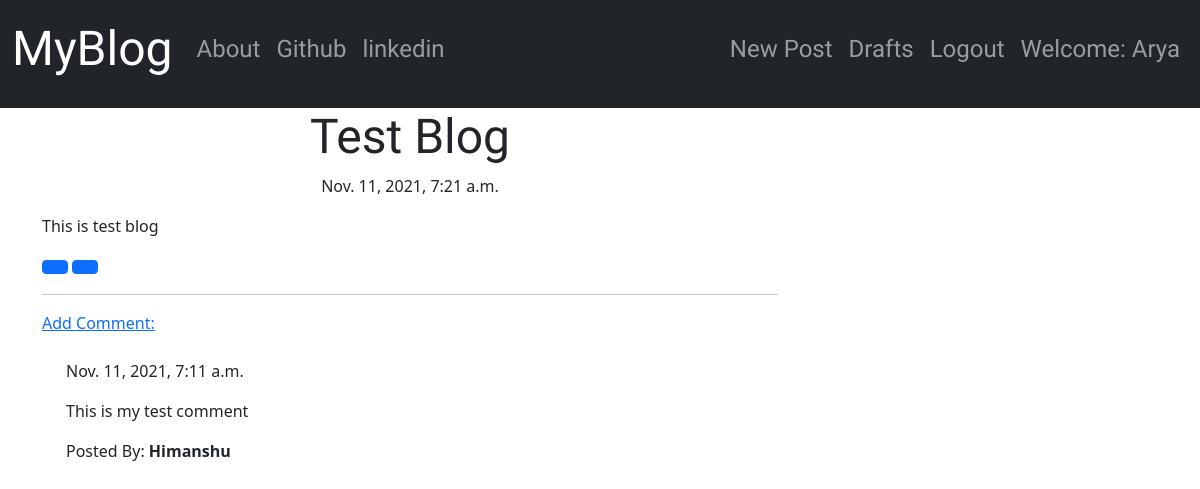
The page /post/8/ (signed in) on the database its author committed.
### blog/models.py (models this page shows, shortened)
class Post(models.Model):
    author =models.ForeignKey("auth.User",on_delete=models.CASCADE,)
    title=models.CharField(max_length=200)
    text=models.TextField()
    create_date=models.DateTimeField(default=timezone.now)
    published_date=models.DateTimeField(blank=True,null=True)

class Comment(models.Model):
    post=models.ForeignKey("blog.Post",related_name="comments",on_delete=models.CASCADE)
    author=models.CharField(max_length=200)
    text=models.TextField()
    create_date=models.DateTimeField(default=timezone.now)
    approved_comment=models.BooleanField(default=False)

### blog/views.py (the view)
# urls.py: path("post/<int:pk>/",views.PostDetailView.as_view(),name="post_detail"),
class PostDetailView(DetailView):
    model=Post

### blog/templates/blog/post_detail.html (shortened to what this page needs)
{% extends "blog/base.html" %}
{% block body_content %}
<h1 class="posttitle loader">{{post.title}}</h1>
  {% if post.published_date %}
    <div class="date postdate">
      {{post.published_date}}
    </div>
  {% else %}
    <a class="btn btn-default" href="{% url 'blog:post_publish' pk=post.pk %}">Publish</a>
  {% endif %}
  <p class="postcontent">{{post.text|safe|linebreaksbr}}</p>
  {% if user.is_authenticated %}
    <a class="btn btn-primary" href="{% url 'blog:post_edit' pk=post.pk %}" ></a>
    <a class="btn btn-primary" href="{% url 'blog:post_remove' pk=post.pk %}"></a>
  {% endif %}
  <hr>
  <a href="{% url 'blog:add_comment_to_post' pk=post.pk %}">Add Comment:</a>
  <div class="container">
    {% for comment in post.comments.all %}
      <br>
      {% if user.is_authenticated or comment.approved_comment %}
        {{ comment.create_date }}
        <p>{{ comment.text|safe|linebreaks }}</p>
        <p>Posted By:<strong> {{comment.author}}</strong></p>
     {% endif %}
   {% empty %}
    <p>No Comments</p>
   {% endfor %}
  </div>
{% endblock %}

### blog/templates/blog/base.html (shortened to what this page needs)
<!DOCTYPE html>
{% load static %}
<html lang="en" dir="ltr">
  <head>
    <link href="https://cdn.jsdelivr.net/npm/bootstrap@5.1.3/dist/css/bootstrap.min.css" rel="stylesheet">
    <link rel="stylesheet" href="//cdn.jsdelivr.net/npm/medium-editor@latest/dist/css/medium-editor.min.css" type="text/css" media="screen" charset="utf-8">
    <link rel="stylesheet" href="{% static 'css/blog.css' %}">
    <link rel="stylesheet" href="https://cdn.jsdelivr.net/npm/bootstrap-icons@1.7.0/font/bootstrap-icons.css">
  </head>
  <body class="loader">
    <nav class="navbar navbar-expand-lg navbar-dark bg-dark">
      <div class="container-fluid techfont custom_navbar ">
      <a class="navbar-brand bigbrand" href="{% url 'blog:post_list' %}">MyBlog</a>
      <div class="collapse navbar-collapse" id="navbarNav">
        <ul class="navbar-nav me-auto mb-2 mb-lg-0">
          <li class="nav-item">
            <a  class="nav-link" href="{% url 'blog:about' %}">About</a>
          </li>
          <li class="nav-item">
            <a class="nav-link" href="https://github.com">Github</a>
          </li>
          <li class="nav-item">
            <a class="nav-link" href="https://linkedin.com">linkedin</a>
          </li>
        </ul>
        <ul class="navbar-nav">
          {% if user.is_authenticated %}
          <li class="nav-item">
            <a class="nav-link" href="{% url 'blog:post_new' %}">New Post</a>
          </li>
          <li class="nav-item">
            <a class="nav-link" href="{% url 'blog:post_draft_list' %}">Drafts</a>
          </li>
          <li class="nav-item">
            <a class="nav-link" href="{% url 'logout' %}">Logout</a>
          </li>
          <li class="nav-item">
            <a class="nav-link"> Welcome: {{user.username}} </a>
          </li>
          {% else %}
          <li class="nav-item">
            <a class="nav-link" href="{% url 'login' %}" aria-label="Login">
              Login
            </a>
          </li>
          {% endif %}
        </ul>
      </div>
      </div>
    </nav>
    <div class="container">
      <div class="row">
        <div class="col-md-8">
          <div class="blog_post">
          {% block body_content %}
          {% endblock %}
        </div>
      </div>
      </div>
    </div>
  </body>
</html>

### blog/static/css/blog.css (style rules this page uses)
.techfont { font-family: 'Abhaya Libre', serif; font-size: 1.5em; margin-bottom: 10px; }
.bigbrand { font-size:2em; }
.postdate { text-align: center; }
.posttitle { font-family: 'Abhaya Libre', serif; font-size: 3em; text-align: center; }
.postcontent { font-family:'Abhaya Libre', serif; font-size: 1.5em; }
.loader { filter:hue-rotate(0deg); color:linear-gradient(45deg,#0f8,#08f); animation:hue 10000ms infinite linear; }

### rows shown on the page
Post: title "Test Blog", published_date "Nov. 11, 2021, 7:21 a.m.", text "This is test blog"
Comment: create_date "Nov. 11, 2021, 7:11 a.m.", text "This is my test comment", author "Himanshu"

### other values the page prints
{{ user.username }} "Arya"
